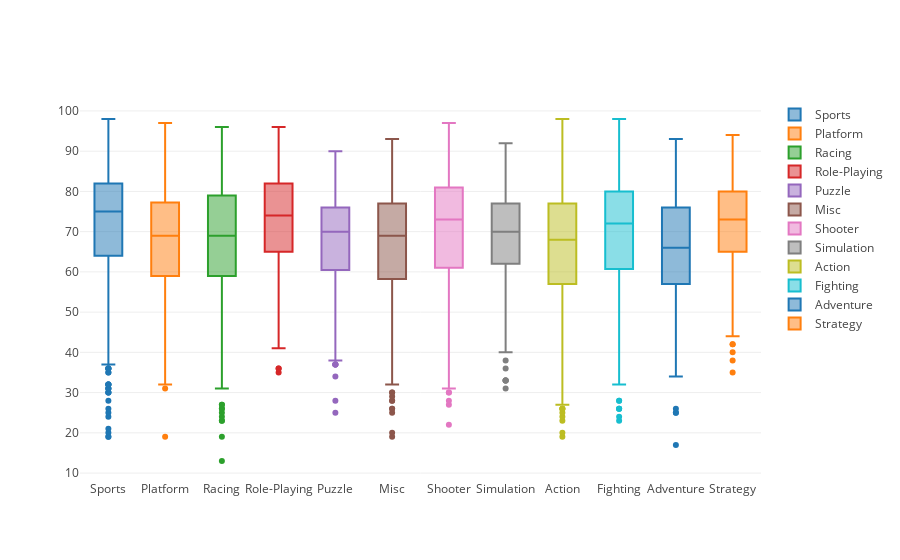

Notebook code for this chart:
### Code cell
data = []


for genre in df.Genre.unique():
    data.append(
        go.Box(y=df[df.Genre == genre].Critic_Score, name=genre)
    )
    

iplot(data, show_link=False)

### Figure 1 — Plotly figure (JSON) as saved in the notebook; plotly's stock layout.template omitted (floating-point values rounded to 4 significant figures; data arrays with more than 128 entries replaced by an {"elided": "..."} marker saying what was removed)
{"data": [{"name": "Sports", "type": "box", "uid": "574fd101-c6a2-4ad0-b5e4-413cd092768d", "y": {"elided": "2348 int values"}}, {"name": "Platform", "type": "box", "uid": "b84c7cb8-b9d8-48b0-bcf6-8e2b29c89e1a", "y": {"elided": "888 int values"}}, {"name": "Racing", "type": "box", "uid": "4a952bb5-ee3e-4ffa-9c22-cdd8dfb0b226", "y": {"elided": "1249 int values"}}, {"name": "Role-Playing", "type": "box", "uid": "5b00ab70-aaa8-4632-be23-f1a3a1c4d579", "y": {"elided": "1500 int values"}}, {"name": "Puzzle", "type": "box", "uid": "03b49843-42b0-42e2-9b5c-035b346dcc40", "y": {"elided": "580 int values"}}, {"name": "Misc", "type": "box", "uid": "01e98e04-2fab-422d-ae22-54e40c639699", "y": {"elided": "1750 int values"}}, {"name": "Shooter", "type": "box", "uid": "f7638a8c-9e06-4b36-ac18-e0362f55f148", "y": {"elided": "1323 int values"}}, {"name": "Simulation", "type": "box", "uid": "b024d116-b841-4e18-a4d7-211e71ad5264", "y": {"elided": "874 int values"}}, {"name": "Action", "type": "box", "uid": "f43150ac-f013-47fd-aaf1-7b5a741fa45c", "y": {"elided": "3370 int values"}}, {"name": "Fighting", "type": "box", "uid": "66fefc44-faca-4205-b477-2a6458b180c6", "y": {"elided": "849 int values"}}, {"name": "Adventure", "type": "box", "uid": "b50a71f3-236f-4fe6-91fa-18b487e21775", "y": {"elided": "1303 int values"}}, {"name": "Strategy", "type": "box", "uid": "158fc203-74f2-4ed5-9dfa-1ac52b7946de", "y": {"elided": "683 int values"}}, {"name": "nan", "type": "box", "uid": "fe8cd567-68fc-483c-abdf-1a6b72820abb", "y": []}], "layout": {}}
